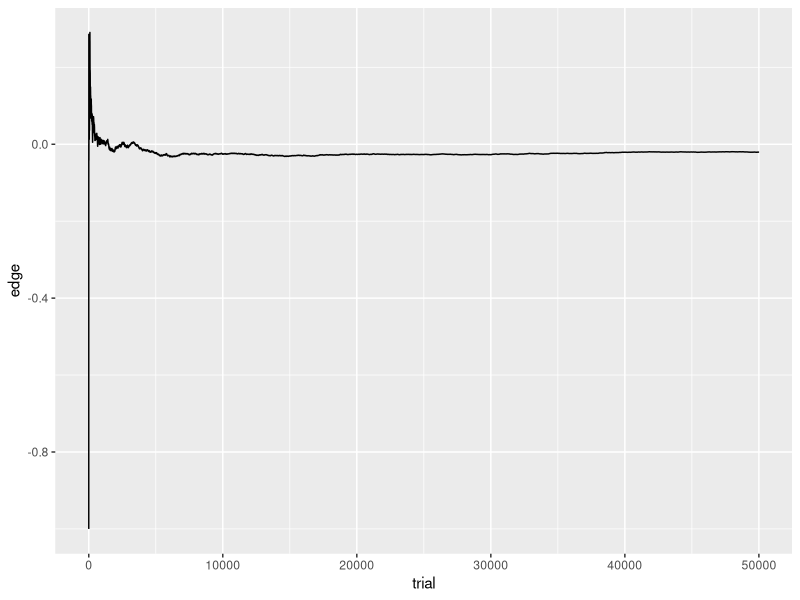

Reproduce this figure in R.
## ---- chunk 1
knitr::opts_chunk$set(echo = TRUE)
library(tidyverse)
library(slider)
## ---- chunk 2
# Generate the full deck (shoe)
generate_shoe <- function(decks = 8){
  one_deck <- c(rep(c("A", 2:9), 4), rep(10, 16))
  return(rep(one_deck, decks))
}

# Generate value of a single card
card_value <- function(card){
  values = c("2" = 2, "3" = 3, "4" = 4, "5" = 5, "6" = 6, "7" = 7, "8" = 8, "9" = 9, "10" = 10, "A" = 11)
  return(values[card])
}

# Calculate hand value
# Input: current hand (all drawn cards)
# Output: Hand value
hand_value <- function(hand){
  total = sum(sapply(hand, card_value))
  num_aces = length(which(hand == "A"))
  while(total > 21 && num_aces > 0){ # Treat aces as 11 unless absolutely needed to
    total = total - 10
    num_aces = num_aces - 1
  }
  return(total)
}

# Determine if the hand is soft (has an ace treated as an 11)
is_soft_hand <- function(hand){
  total = sum(sapply(hand, card_value))
  num_aces = length(which(hand == "A"))
  while (total > 21 && num_aces > 0){
    # Treat aces as 11 unless absolutely needed to
    total = total - 10
    num_aces = num_aces - 1
  }
  soft = num_aces > 0 # There is at least 1 ace that is worth 11
  return(soft)
  
}

# Return 1 card from deck, remove it from the deck
draw_card <- function(shoe){
  message("Drawing Card")
  index <- sample(length(shoe), 1)
  card <- shoe[index]
  shoe <<- shoe[-index] # remove drawn card from deck
  return(card)
}
## ---- chunk 3
# Simulate 1 round of blackjack
# Shoe must be defined outside as a global variable
blackjack_round <- function(){
  if(exists("shoe", envir = .GlobalEnv) == F || length(shoe) <= 104){ # Check if shoe exists or if there are less than 2 decks worth of cards remaining
    shoe <<- generate_shoe(decks = 8)
  }
  # Create hands
  player_hand = c()
  dealer_hand = c()
  
  # Deal initial hand
  for(i in 1:2){
    player_hand <- c(player_hand, draw_card(shoe))
    dealer_hand <- c(dealer_hand, draw_card(shoe))
  }
  dealer_upcard_value <- card_value(dealer_hand[2])
  
  # Check if either player has blackjack
  if(hand_value(dealer_hand) == 21){
    if(hand_value(player_hand) == 21){
      message("Both players have blackjack")
      return(0) # both players have blackjack
    }
    else{
      message("Dealer has blackjack")
      return(-1) # only dealer has blackjack
    }
  }
  if(hand_value(player_hand) == 21){
    message("Player has blackjack")
    return(1.5) # only player has blackjack
  }
  
  # Player's Turn (following a version of basic strategy)
  while(TRUE){ # Keep hitting until a stand condition is met
    if(is_soft_hand(player_hand)){ # soft hand
      if(hand_value(player_hand) <= 17){ # hit on soft 17 or lower
        player_hand <- c(player_hand, draw_card(shoe))
      }
      else if(hand_value(player_hand) >= 19){ # stand on soft 19 or higher
        break
      }
      else if(dealer_upcard_value >= 9){ # hit on soft 18 with dealer upcard 9, 10, A
        player_hand <- c(player_hand, draw_card(shoe))
      }
      else{ # stand on soft 18 with dealer upcard below 9
        break
      }
    }
    else{ # hard hand
      if(hand_value(player_hand) <= 11){ # hit on 11 or below
        player_hand <- c(player_hand, draw_card(shoe))
      }
      else if(hand_value(player_hand) >= 17){ # stand on hard 17 or above
        break
      }
      else if(hand_value(player_hand) >= 13 && hand_value(player_hand) <= 16){ # hand value is 13-16
        if(dealer_upcard_value >= 7){ # hit if dealer upcard is 7 or more
          player_hand <- c(player_hand, draw_card(shoe))
        }
        else{
          break
        }
      }
      else{ # hand value is 12
        if(dealer_upcard_value %in% 4:6){
          break
        }
        else{
          player_hand <- c(player_hand, draw_card(shoe))
        }
      }
    }
    if(hand_value(player_hand) > 21){ # check if player busts
      message("Player busts")
      return(-1) 
    }
  }
  
  # Dealer's Turn (hit if 16 or lower, stand if 17 or higher)
  while(hand_value(dealer_hand) <= 16){
    dealer_hand <- c(dealer_hand, draw_card(shoe))
    if(hand_value(dealer_hand) > 21){ # check if dealer busts
      message("Dealer busts")
      return(1)
    }
  }
  
  # Play is complete, determine who wins
  if(hand_value(player_hand) > hand_value(dealer_hand)){
    message("Player wins")
    return(1)
  }
  else if(hand_value(player_hand) < hand_value(dealer_hand)){
    message("Dealer wins")
    return(-1)
  }
  else{ # tie
    message("Tie hands")
    return(0)
  }
}
## ---- chunk 4
# Test the blackjack simulation
set.seed(12192005)
outcomes <- c()
for(i in 1:50000){
  outcomes <- c(outcomes, blackjack_round()) 
}
data.frame(win_rate = mean(outcomes > 0), tie_rate = mean(outcomes == 0), loss_rate = mean(outcomes < 0), expected_value = mean(outcomes), house_edge = -mean(outcomes))
convergence <- data.frame(trial = 1:length(outcomes), edge = cumsum(outcomes) / seq_along(outcomes))
ggplot(convergence, aes(x = trial, y = edge)) + geom_line() # see the convergence of the player's expected value
